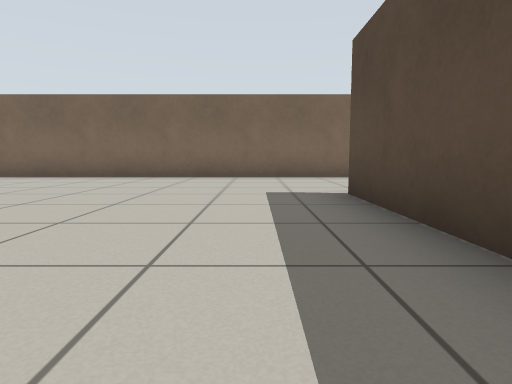
View 1 (above)

24 first-person views from a walk through a world built for the Gazebo simulator. The camera is 0.5 m above the floor, tilts 6° down and sees 75° across. The floor is counted in squares, 1 m on a side. Each view is taken from the middle of a square. On the plan, view 1 faces up. The plan holds only what a view shows up to about 9 squares ahead; the rest is blank.

View 2
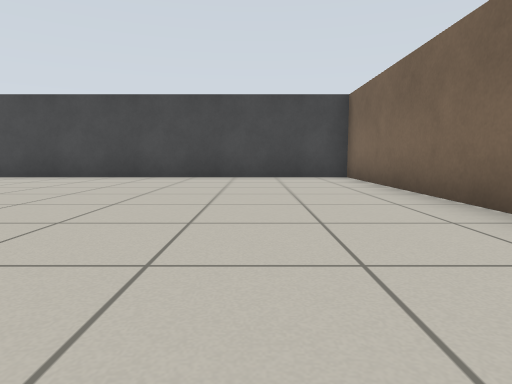

View 3
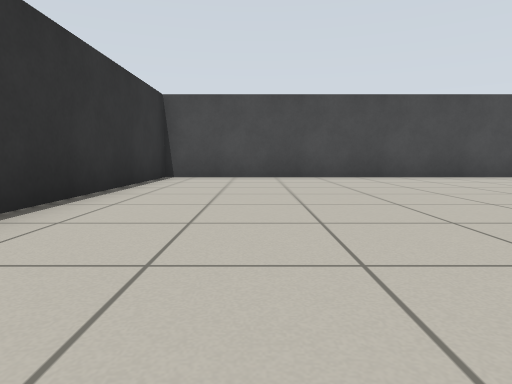

View 4
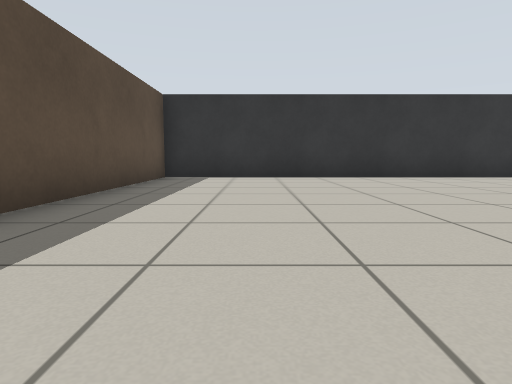

View 5
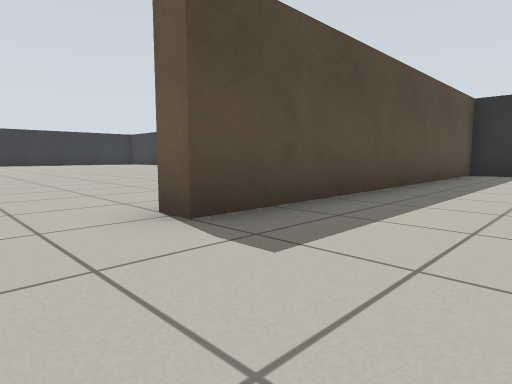

View 6
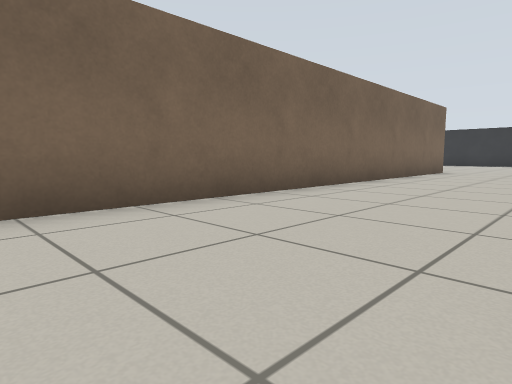

View 7
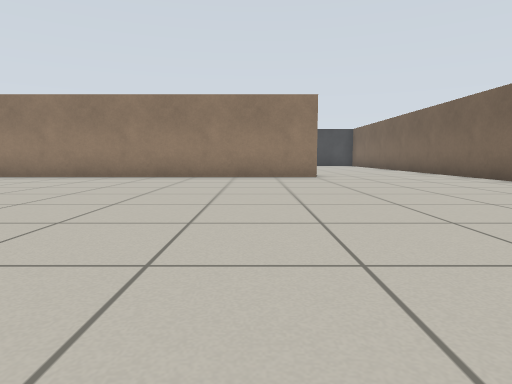

View 8
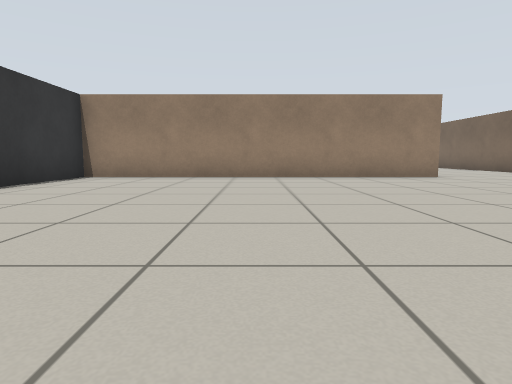

View 9
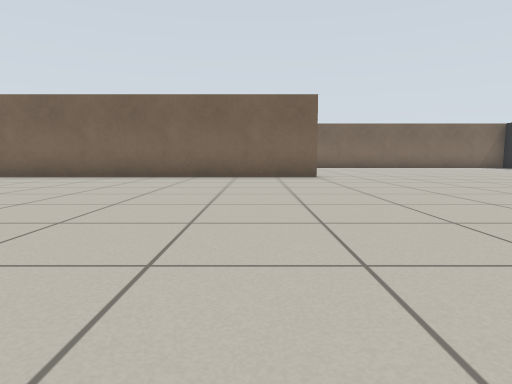

View 10
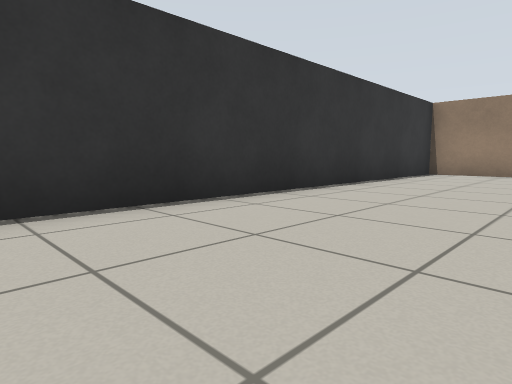

View 11
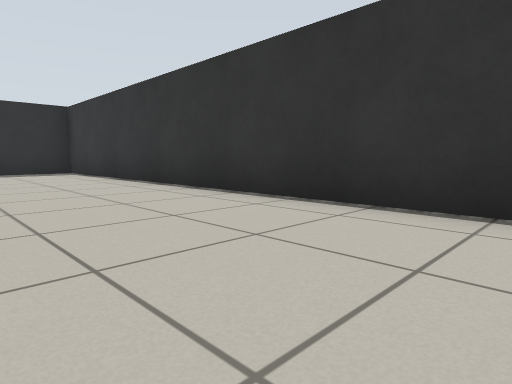

View 12
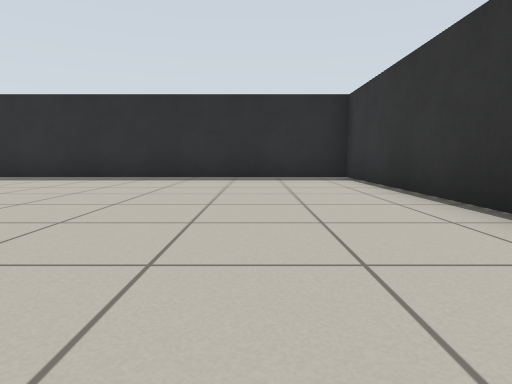

View 13
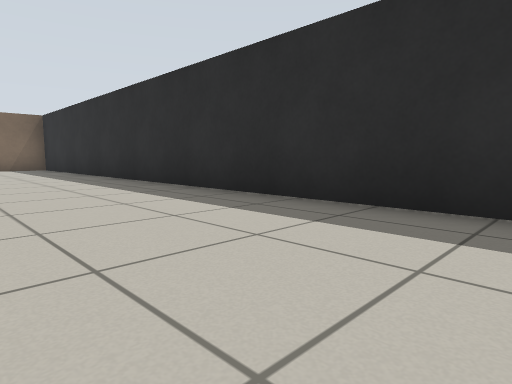

View 14
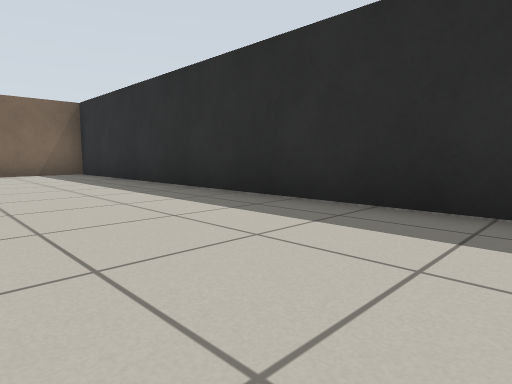

View 15
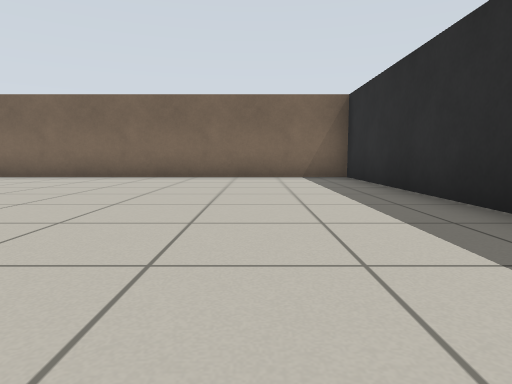

View 16
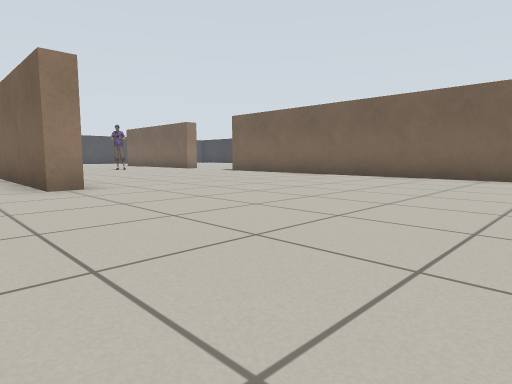

View 17
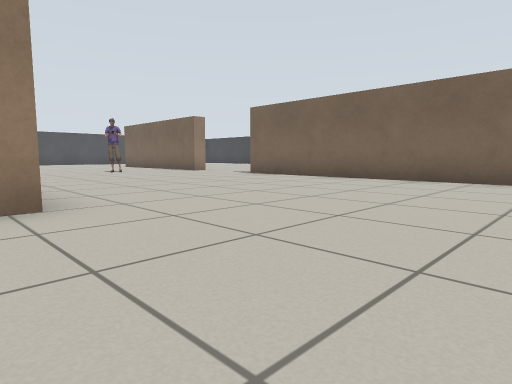

View 18
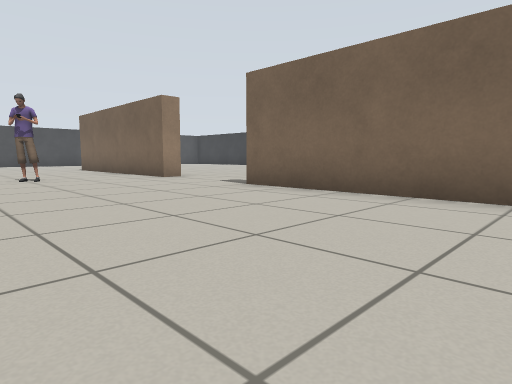

View 19
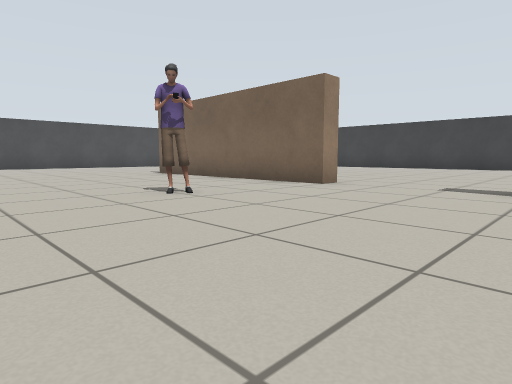

View 20
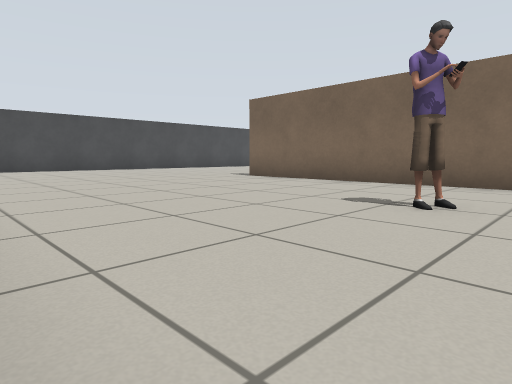

View 21
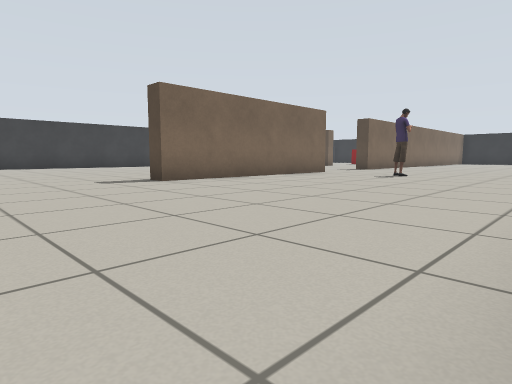

View 22
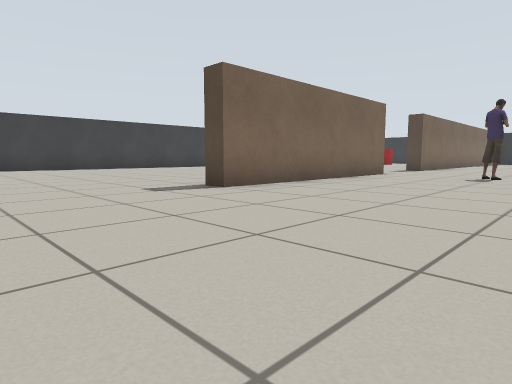

View 23
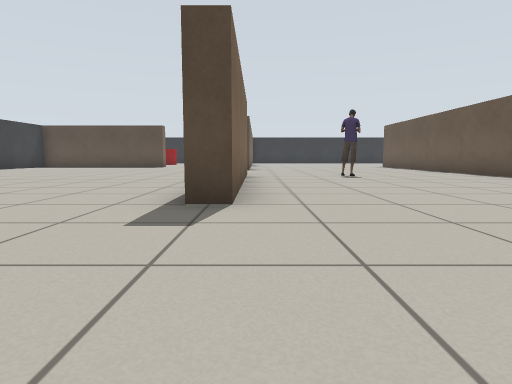

View 24
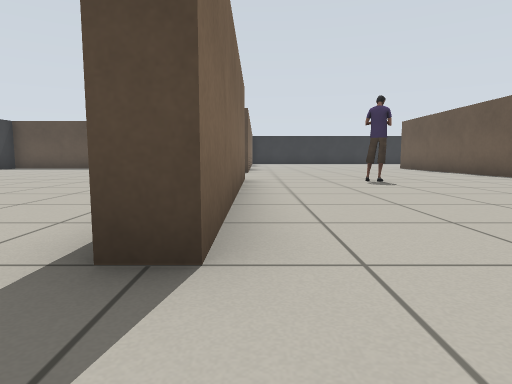

### Floor plan
Points are (right, up) in squares from view 1. A wall is a line through its corners. A room is listed if a view was taken in it or the views show most of it. See-through windows are left out.
Room 1 (views 1, 2, 3, 4, 5, 6)
walls: (2.5, 8.2) (-8.2, 8.2) (-8.2, -4.2) (1.2, -4.2) (1.2, 4.5)
ways out: opening at (1.7, 6) to room 2
Room 2 (views 7, 8, 9, 10, 11, 12, 13, 14, 15, 16, 17, 18, 19, 20, 21, 22, 23, 24)
walls: (11.5, 8.9) (11.5, 8.2) (2.5, 8.2); (3.1, 8.7) (6.2, 8.7); (4.5, 15.9) (4.5, 15.3) (-1.5, 15.3) (-1.5, 15.8); (1.2, 4.5) (1.7, 4.5) (1.8, -4.2) (21.3, -4.2) (21.3, 15.3) (7.5, 15.3)
ways out: opening at (1.7, 6) to room 1
objects: person (4, 13)

Where each view was taken, in squares from view 1:
view 1: 0 up, 0 right, facing up
view 2: 6 up, 0 right, facing left
view 3: 2 down, 0 right, facing left
view 4: 4 up, 1 left, facing down
view 5: 6 up, 1 left, facing down-right
view 6: 5 up, 0 right, facing up-right
view 7: 3 up, 10 right, facing left
view 8: 0 up, 10 right, facing left
view 9: 0 up, 10 right, facing up
view 10: 1 down, 12 right, facing down-left
view 11: 1 down, 10 right, facing down-right
view 12: 2 down, 13 right, facing right
view 13: 1 up, 18 right, facing up-right
view 14: 5 up, 18 right, facing up-right
view 15: 7 up, 19 right, facing up
view 16: 7 up, 17 right, facing up-left
view 17: 8 up, 15 right, facing up-left
view 18: 11 up, 12 right, facing up-left
view 19: 10 up, 8 right, facing up-left
view 20: 9 up, 5 right, facing up-left
view 21: 9 up, 5 left, facing up-right
view 22: 11 up, 5 left, facing up-right
view 23: 15 up, 5 left, facing right
view 24: 15 up, 3 left, facing right
